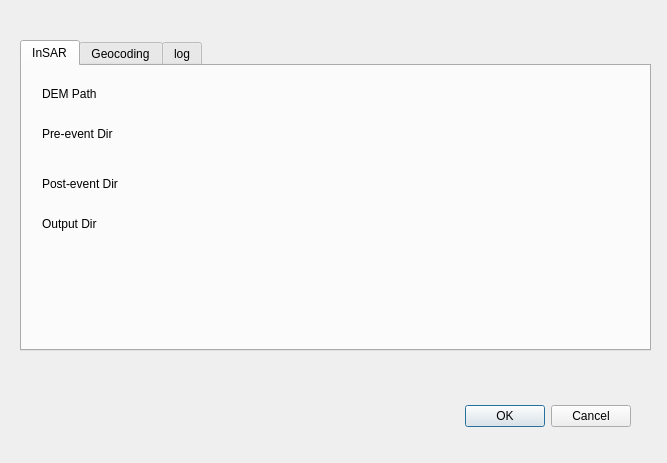
<?xml version="1.0" encoding="UTF-8"?>
<ui version="4.0">
 <class>AzayakaPluginDialogBase</class>
 <widget class="QDialog" name="AzayakaPluginDialogBase">
  <property name="geometry">
   <rect>
    <x>0</x>
    <y>0</y>
    <width>667</width>
    <height>463</height>
   </rect>
  </property>
  <property name="windowTitle">
   <string>Azayaka</string>
  </property>
  <widget class="QDialogButtonBox" name="button_box">
   <property name="geometry">
    <rect>
     <x>290</x>
     <y>400</y>
     <width>341</width>
     <height>32</height>
    </rect>
   </property>
   <property name="orientation">
    <enum>Qt::Horizontal</enum>
   </property>
   <property name="standardButtons">
    <set>QDialogButtonBox::Cancel|QDialogButtonBox::Ok</set>
   </property>
  </widget>
  <widget class="QTabWidget" name="tabWidget">
   <property name="geometry">
    <rect>
     <x>20</x>
     <y>40</y>
     <width>631</width>
     <height>311</height>
    </rect>
   </property>
   <property name="currentIndex">
    <number>0</number>
   </property>
   <widget class="QWidget" name="InSARTab">
    <attribute name="title">
     <string>InSAR</string>
    </attribute>
    <widget class="QLabel" name="label_2">
     <property name="geometry">
      <rect>
       <x>20</x>
       <y>60</y>
       <width>101</width>
       <height>16</height>
      </rect>
     </property>
     <property name="text">
      <string>Pre-event Dir</string>
     </property>
    </widget>
    <widget class="QLabel" name="label_3">
     <property name="geometry">
      <rect>
       <x>20</x>
       <y>110</y>
       <width>121</width>
       <height>16</height>
      </rect>
     </property>
     <property name="text">
      <string>Post-event Dir</string>
     </property>
    </widget>
    <widget class="QgsFileWidget" name="PreEventDir">
     <property name="geometry">
      <rect>
       <x>140</x>
       <y>60</y>
       <width>451</width>
       <height>27</height>
      </rect>
     </property>
     <property name="storageMode">
      <enum>QgsFileWidget::GetDirectory</enum>
     </property>
    </widget>
    <widget class="QgsFileWidget" name="PostEventDir">
     <property name="geometry">
      <rect>
       <x>140</x>
       <y>100</y>
       <width>451</width>
       <height>27</height>
      </rect>
     </property>
     <property name="storageMode">
      <enum>QgsFileWidget::GetDirectory</enum>
     </property>
    </widget>
    <widget class="QLabel" name="label_4">
     <property name="geometry">
      <rect>
       <x>20</x>
       <y>150</y>
       <width>111</width>
       <height>16</height>
      </rect>
     </property>
     <property name="text">
      <string>Output Dir</string>
     </property>
    </widget>
    <widget class="QgsFileWidget" name="OutputDir">
     <property name="geometry">
      <rect>
       <x>140</x>
       <y>150</y>
       <width>451</width>
       <height>27</height>
      </rect>
     </property>
     <property name="storageMode">
      <enum>QgsFileWidget::GetDirectory</enum>
     </property>
    </widget>
    <widget class="QgsFileWidget" name="PreEventDir_2">
     <property name="geometry">
      <rect>
       <x>140</x>
       <y>20</y>
       <width>451</width>
       <height>27</height>
      </rect>
     </property>
    </widget>
    <widget class="QLabel" name="label_9">
     <property name="geometry">
      <rect>
       <x>20</x>
       <y>20</y>
       <width>101</width>
       <height>16</height>
      </rect>
     </property>
     <property name="text">
      <string>DEM Path</string>
     </property>
    </widget>
   </widget>
   <widget class="QWidget" name="GeocodingTab">
    <attribute name="title">
     <string>Geocoding</string>
    </attribute>
    <widget class="QgsFileWidget" name="SARDir">
     <property name="geometry">
      <rect>
       <x>160</x>
       <y>110</y>
       <width>451</width>
       <height>27</height>
      </rect>
     </property>
     <property name="storageMode">
      <enum>QgsFileWidget::GetDirectory</enum>
     </property>
    </widget>
    <widget class="QLabel" name="label_5">
     <property name="geometry">
      <rect>
       <x>50</x>
       <y>110</y>
       <width>61</width>
       <height>20</height>
      </rect>
     </property>
     <property name="text">
      <string>SAR Dir</string>
     </property>
    </widget>
    <widget class="QgsFileWidget" name="OutputDir_2">
     <property name="geometry">
      <rect>
       <x>160</x>
       <y>160</y>
       <width>451</width>
       <height>27</height>
      </rect>
     </property>
     <property name="storageMode">
      <enum>QgsFileWidget::GetDirectory</enum>
     </property>
    </widget>
    <widget class="QLabel" name="label_6">
     <property name="geometry">
      <rect>
       <x>40</x>
       <y>170</y>
       <width>111</width>
       <height>16</height>
      </rect>
     </property>
     <property name="text">
      <string>Output Dir</string>
     </property>
    </widget>
    <widget class="QComboBox" name="ProcessingStartLevel">
     <property name="geometry">
      <rect>
       <x>180</x>
       <y>20</y>
       <width>81</width>
       <height>22</height>
      </rect>
     </property>
     <item>
      <property name="text">
       <string>L1.0</string>
      </property>
     </item>
     <item>
      <property name="text">
       <string>L1.1</string>
      </property>
     </item>
    </widget>
    <widget class="QLabel" name="label_7">
     <property name="geometry">
      <rect>
       <x>20</x>
       <y>20</y>
       <width>151</width>
       <height>20</height>
      </rect>
     </property>
     <property name="text">
      <string>Processing Start Level</string>
     </property>
    </widget>
    <widget class="QLabel" name="label_8">
     <property name="geometry">
      <rect>
       <x>40</x>
       <y>60</y>
       <width>71</width>
       <height>20</height>
      </rect>
     </property>
     <property name="text">
      <string>DEM Path</string>
     </property>
    </widget>
    <widget class="QgsFileWidget" name="DEMPath">
     <property name="geometry">
      <rect>
       <x>160</x>
       <y>60</y>
       <width>451</width>
       <height>27</height>
      </rect>
     </property>
    </widget>
   </widget>
   <widget class="QWidget" name="logTab">
    <attribute name="title">
     <string>log</string>
    </attribute>
    <widget class="QTextEdit" name="plainTextEdit">
     <property name="geometry">
      <rect>
       <x>20</x>
       <y>20</y>
       <width>581</width>
       <height>141</height>
      </rect>
     </property>
    </widget>
    <widget class="QProgressBar" name="progressBar">
     <property name="geometry">
      <rect>
       <x>27</x>
       <y>180</y>
       <width>571</width>
       <height>23</height>
      </rect>
     </property>
     <property name="value">
      <number>24</number>
     </property>
    </widget>
    <widget class="QPushButton" name="cancelButton">
     <property name="enabled">
      <bool>false</bool>
     </property>
     <property name="geometry">
      <rect>
       <x>27</x>
       <y>210</y>
       <width>571</width>
       <height>32</height>
      </rect>
     </property>
     <property name="text">
      <string>Stop</string>
     </property>
    </widget>
   </widget>
  </widget>
 </widget>
 <customwidgets>
  <customwidget>
   <class>QgsFileWidget</class>
   <extends>QWidget</extends>
   <header>qgsfilewidget.h</header>
  </customwidget>
 </customwidgets>
 <resources/>
 <connections>
  <connection>
   <sender>button_box</sender>
   <signal>accepted()</signal>
   <receiver>AzayakaPluginDialogBase</receiver>
   <slot>accept()</slot>
   <hints>
    <hint type="sourcelabel">
     <x>20</x>
     <y>20</y>
    </hint>
    <hint type="destinationlabel">
     <x>20</x>
     <y>20</y>
    </hint>
   </hints>
  </connection>
  <connection>
   <sender>button_box</sender>
   <signal>rejected()</signal>
   <receiver>AzayakaPluginDialogBase</receiver>
   <slot>reject()</slot>
   <hints>
    <hint type="sourcelabel">
     <x>20</x>
     <y>20</y>
    </hint>
    <hint type="destinationlabel">
     <x>20</x>
     <y>20</y>
    </hint>
   </hints>
  </connection>
 </connections>
</ui>
